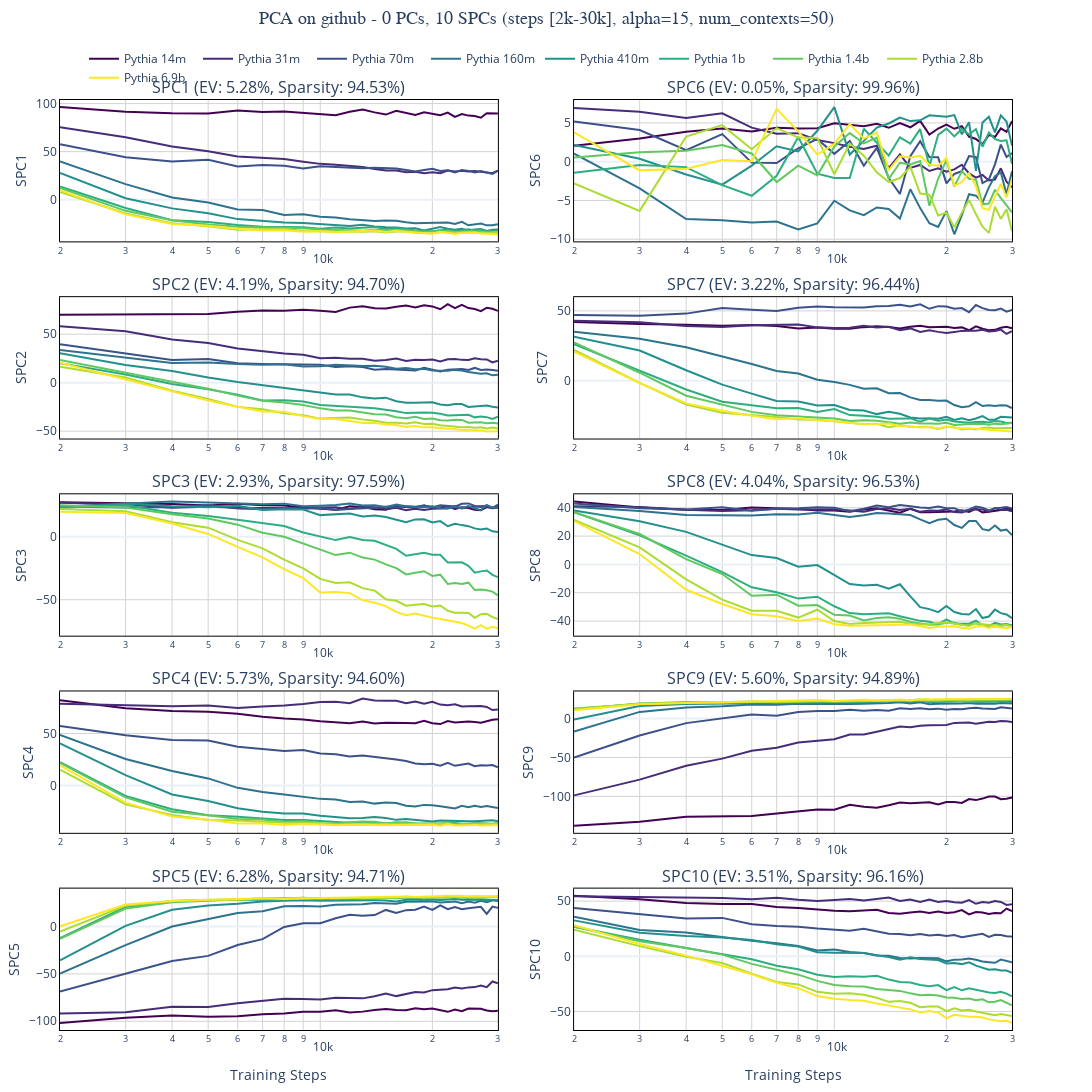

Here is the notebook cell this chart was saved with:
### Code cell
from joint_pca import TrajectoryPlotter
plotter = TrajectoryPlotter(pca_handler)

fig = plotter.plot_pcs_over_time()
fig.show()

loadings_on_columns.to_csv(plotter._get_filename() + "_loadings_on_Dan_columns.csv")

raw_filename = plotter._get_filename()
filename = raw_filename + "_pcs_over_time"
fig.write_image(filename + ".png", scale=2)
fig.write_image(filename + ".pdf")
fig.write_html(filename + ".html")

for comp in range(1, 10+1):
    # comp with one leading zero in name
    filename = raw_filename + f"_loaded_features_comp{comp:02d}"
    fig = plotter.plot_top_loaded_features_for_component(component=comp, token_mapping=tokens_dict)
    fig.write_image(filename + ".png", scale=2)
    fig.write_image(filename + ".pdf")
    fig.write_html(filename + ".html")
